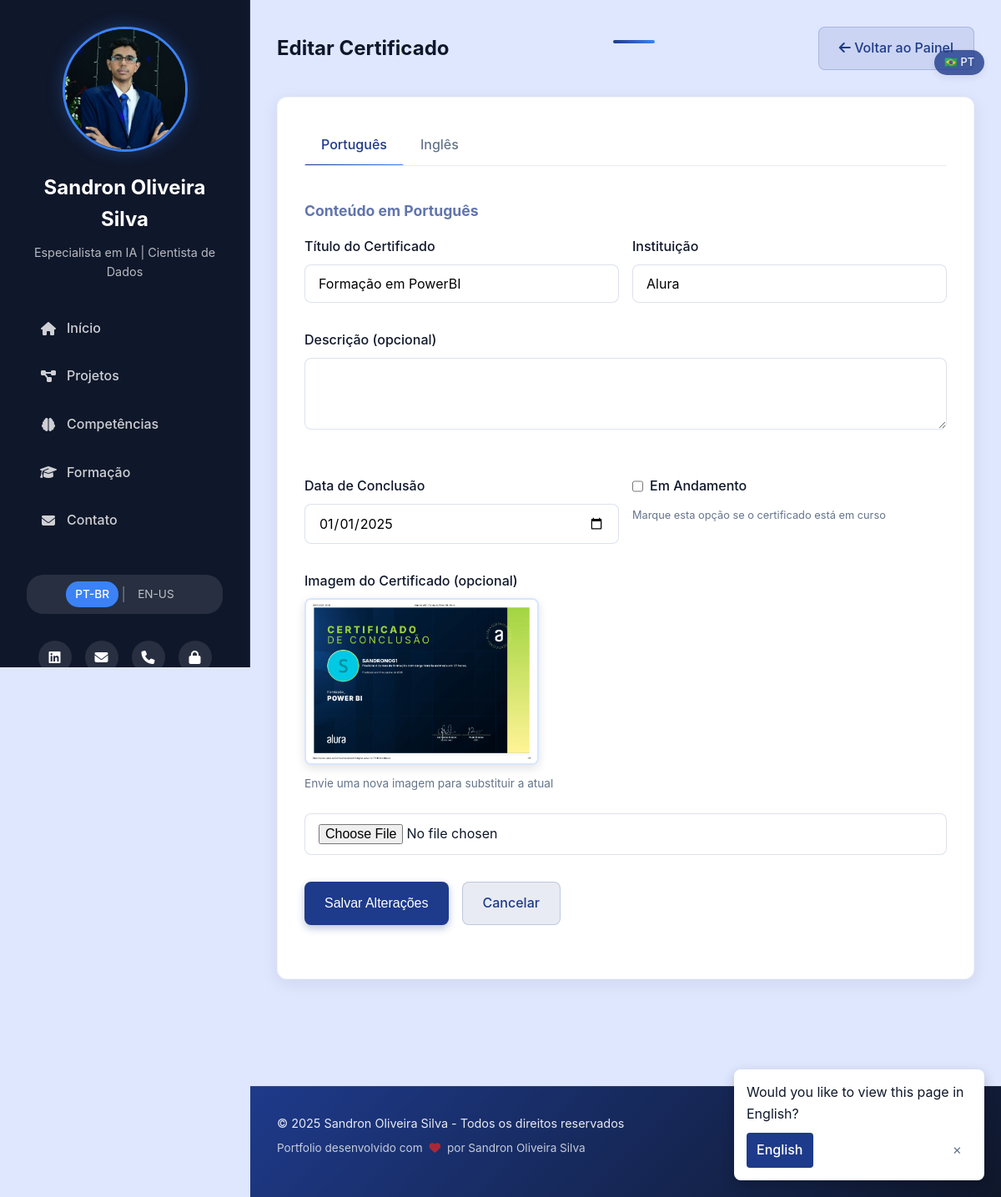
The app's page /admin/edit_certificate/1 (signed in) with its own data.
### app.py (models this page shows, shortened)
class User(UserMixin, db.Model):
    id = db.Column(db.Integer, primary_key=True)
    username = db.Column(db.String(100), unique=True, nullable=False)
    password_hash = db.Column(db.String(200), nullable=False)
    profile_image = db.Column(db.String(255), nullable=True)

class Certificate(db.Model):
    id = db.Column(db.Integer, primary_key=True)
    title = db.Column(db.String(200), nullable=False)
    title_en = db.Column(db.String(200), nullable=True)  # Título em inglês
    institution = db.Column(db.String(100), nullable=False)
    institution_en = db.Column(db.String(100), nullable=True)  # Instituição em inglês
    date_completed = db.Column(db.Date)
    description = db.Column(db.Text, nullable=True)
    description_en = db.Column(db.Text, nullable=True)  # Descrição em inglês
    image = db.Column(db.String(255), nullable=True)
    in_progress = db.Column(db.Boolean, default=False)
    created_at = db.Column(db.DateTime, default=datetime.utcnow)

### app.py (the view, shortened to what this page needs)
@app.route('/admin/edit_certificate/<int:id>', methods=['GET', 'POST'])
@login_required
def edit_certificate(id):
    certificate = Certificate.query.get_or_404(id)
    return render_template('edit_certificate.html', certificate=certificate, user=current_user)

### app.py (called while the page is built)
def get_locale():
    return session.get('language', app.config['DEFAULT_LANGUAGE'])

def get_multilingual_field(obj, field_name):
    current_lang = g.locale  # Obtém o idioma atual da sessão
    if current_lang == 'en-us':
        en_field_name = f"{field_name}_en"
        en_value = getattr(obj, en_field_name, None)
        if en_value:
            return en_value
    return getattr(obj, field_name)

@app.context_processor
def utility_processor():
    return {
        '_': _,
        'get_locale': get_locale,
        'ml_field': get_multilingual_field  # Adicionar a nova função
    }

def _(text):
    locale = get_locale()
    if locale == app.config['DEFAULT_LANGUAGE']:
        return text
    return translations[locale].get(text, text)

@app.before_request
def before_request():
    g.locale = get_locale()
    g._ = _  # Torna a função de tradução disponível nos templates

@login_manager.user_loader
def load_user(user_id):
    return db.session.get(User, int(user_id))

### templates/edit_certificate.html (shortened to what this page needs)
{% extends "base.html" %}
{% block content %}
<section class="admin-header">
    <h2>{{ _('Editar Certificado') }}</h2>
    <div class="accent-line"></div>
    <div class="admin-actions">
        <a href="{{ url_for('admin') }}" class="btn secondary"><i class="fas fa-arrow-left"></i> {{ _('Voltar ao Painel') }}</a>
    </div>
</section>
<section class="edit-form-container">
    <div class="language-tabs">
        <a href="#pt-content" class="language-tab active" data-lang="pt">{{ _('Português') }}</a>
        <a href="#en-content" class="language-tab" data-lang="en">{{ _('Inglês') }}</a>
    </div>
    <form action="{{ url_for('edit_certificate', id=certificate.id) }}" method="post" enctype="multipart/form-data" class="admin-form">
        <div id="pt-content" class="language-content active">
            <h3>{{ _('Conteúdo em Português') }}</h3>
            <div class="form-row">
                <div class="form-group">
                    <label for="title">{{ _('Título do Certificado') }}</label>
                    <input type="text" id="title" name="title" value="{{ certificate.title }}" required>
                </div>
                <div class="form-group">
                    <label for="institution">{{ _('Instituição') }}</label>
                    <input type="text" id="institution" name="institution" value="{{ certificate.institution }}" required>
                </div>
            </div>
            <div class="form-group">
                <label for="description">{{ _('Descrição (opcional)') }}</label>
                <textarea id="description" name="description" rows="3">{{ certificate.description or '' }}</textarea>
            </div>
        </div>
        <div class="form-row">
            <div class="form-group">
                <label for="date_completed">{{ _('Data de Conclusão') }}</label>
                <input type="date" id="date_completed" name="date_completed"
                    value="{{ certificate.date_completed.strftime('%Y-%m-%d') if certificate.date_completed else '' }}">
            </div>
            <div class="form-group checkbox-group">
                <label class="checkbox-label">
                    <input type="checkbox" id="in_progress" name="in_progress"
                        {% if certificate.in_progress %}checked{% endif %}>
                    <span>{{ _('Em Andamento') }}</span>
                </label>
                <small>{{ _('Marque esta opção se o certificado está em curso') }}</small>
            </div>
        </div>
        <div class="form-group">
            <label for="certificate_image">{{ _('Imagem do Certificado (opcional)') }}</label>
            {% if certificate.image %}
            <div class="current-image-preview">
                <img src="{{ url_for('uploaded_file', filename='certificates/' + certificate.image) }}" alt="{{ ml_field(certificate, 'title') }}">
                <p>{{ _('Envie uma nova imagem para substituir a atual') }}</p>
            </div>
            {% endif %}
            <input type="file" id="certificate_image" name="certificate_image" accept="image/*">
        </div>
        <div class="form-actions">
            <button type="submit" class="btn primary">{{ _('Salvar Alterações') }}</button>
            <a href="{{ url_for('admin') }}" class="btn secondary">{{ _('Cancelar') }}</a>
        </div>
    </form>
</section>
{% endblock %}

### templates/base.html (shortened to what this page needs)
<!DOCTYPE html>
<html lang="{{ g.locale }}">
<head>
    <link rel="stylesheet" href="{{ url_for('static', filename='css/styles.css') }}">
    <link rel="stylesheet" href="https://cdnjs.cloudflare.com/ajax/libs/font-awesome/6.4.0/css/all.min.css">
</head>
<body>
    <div class="container">
        <aside class="sidebar">
            <div class="profile">
                <div class="profile-image">
                    {% if user and user.profile_image %}
                        <img src="{{ url_for('uploaded_file', filename='profile/' + user.profile_image) }}" alt="Sandron Oliveira Silva" class="profile-img">
                    {% else %}
                        <div class="avatar">SO</div>
                    {% endif %}
                </div>
                <h1>Sandron Oliveira Silva</h1>
                <p class="title">{{ _('Especialista em IA') }} | {{ _('Cientista de Dados') }}</p>
            </div>
            <nav class="main-nav">
                <ul>
                    <li><a href="{{ url_for('index') }}" {% if request.path == url_for('index') %}class="active"{% endif %}><i class="fas fa-home"></i> {{ _('Início') }}</a></li>
                    <li><a href="{{ url_for('projects') }}" {% if request.path == url_for('projects') %}class="active"{% endif %}><i class="fas fa-project-diagram"></i> {{ _('Projetos') }}</a></li>
                    <li><a href="{{ url_for('skills') }}" {% if request.path == url_for('skills') %}class="active"{% endif %}><i class="fas fa-brain"></i> {{ _('Competências') }}</a></li>
                    <li><a href="{{ url_for('education') }}" {% if request.path == url_for('education') %}class="active"{% endif %}><i class="fas fa-graduation-cap"></i> {{ _('Formação') }}</a></li>
                    <li><a href="{{ url_for('contact') }}" {% if request.path == url_for('contact') %}class="active"{% endif %}><i class="fas fa-envelope"></i> {{ _('Contato') }}</a></li>
                </ul>
            </nav>
            <div class="language-switcher">
                <a href="{{ url_for('set_language', language='pt-br') }}" class="lang-item {% if g.locale == 'pt-br' %}active{% endif %}">PT-BR</a>
                <span class="lang-separator">|</span>
                <a href="{{ url_for('set_language', language='en-us') }}" class="lang-item {% if g.locale == 'en-us' %}active{% endif %}">EN-US</a>
            </div>
            <div class="social-links">
                <a href="https://www.linkedin.com/in/sandronoliveira/" target="_blank"><i class="fab fa-linkedin"></i></a>
                <a href="mailto:sandrono61@gmail.com"><i class="fas fa-envelope"></i></a>
                <a href="tel:+5511913349334"><i class="fas fa-phone"></i></a>
                <a href="{{ url_for('login') }}" title="{{ _('Admin Login') }}"><i class="fas fa-lock"></i></a>
            </div>
        </aside>
        <main class="content">
            {% block content %}{% endblock %}
        </main>
    </div>
    <footer class="site-footer">
        <div class="footer-content">
            <div class="footer-info">
                <p>© <span class="current-year">2025</span> Sandron Oliveira Silva - {{ _('Todos os direitos reservados') }}</p>
                <p class="footer-credits">{{ _('Portfolio desenvolvido com') }} <i class="fas fa-heart"></i> {{ _('por') }} Sandron Oliveira Silva</p>
            </div>
            <div class="footer-social">
                <a href="https://www.linkedin.com/in/sandronoliveira/" target="_blank"></a>
                <a href="mailto:sandrono61@gmail.com"></a>
                <a href="tel:+5511913349334"></a>
            </div>
        </div>
    </footer>
</body>
</html>

### records on screen
User: profile_image (picture)
Certificate: title "Formação em PowerBI", institution "Alura", date_completed "01/01/2025", image (picture)
